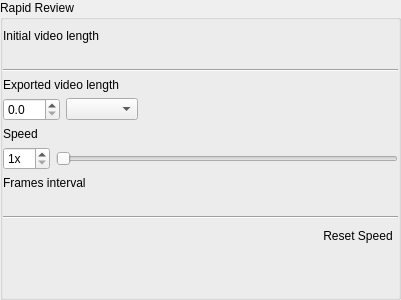
<?xml version="1.0" encoding="UTF-8"?>
<ui version="4.0">
 <class>RapidReviewSettingsWidget</class>
 <widget class="QWidget" name="RapidReviewSettingsWidget">
  <property name="geometry">
   <rect>
    <x>0</x>
    <y>0</y>
    <width>400</width>
    <height>300</height>
   </rect>
  </property>
  <layout class="QVBoxLayout" name="verticalLayout">
   <property name="leftMargin">
    <number>0</number>
   </property>
   <property name="topMargin">
    <number>0</number>
   </property>
   <property name="rightMargin">
    <number>0</number>
   </property>
   <property name="bottomMargin">
    <number>0</number>
   </property>
   <item>
    <widget class="QGroupBox" name="groupBox">
     <property name="title">
      <string>Rapid Review</string>
     </property>
     <property name="flat">
      <bool>true</bool>
     </property>
     <layout class="QVBoxLayout" name="verticalLayout_2">
      <property name="leftMargin">
       <number>0</number>
      </property>
      <property name="rightMargin">
       <number>0</number>
      </property>
      <item>
       <widget class="QLabel" name="initialLengthLabel">
        <property name="text">
         <string>Initial video length</string>
        </property>
       </widget>
      </item>
      <item>
       <widget class="QLabel" name="initialLengthText">
        <property name="text">
         <string notr="true"/>
        </property>
       </widget>
      </item>
      <item>
       <widget class="Line" name="line">
        <property name="orientation">
         <enum>Qt::Horizontal</enum>
        </property>
       </widget>
      </item>
      <item>
       <widget class="QStackedWidget" name="modeStackedWidget">
        <property name="currentIndex">
         <number>0</number>
        </property>
        <widget class="QWidget" name="mainPage">
         <layout class="QVBoxLayout" name="verticalLayout_3">
          <property name="leftMargin">
           <number>0</number>
          </property>
          <property name="topMargin">
           <number>0</number>
          </property>
          <property name="rightMargin">
           <number>0</number>
          </property>
          <property name="bottomMargin">
           <number>0</number>
          </property>
          <item>
           <widget class="QLabel" name="exportedLengthLabel">
            <property name="text">
             <string>Exported video length</string>
            </property>
            <property name="buddy">
             <cstring>resultLengthSpinBox</cstring>
            </property>
           </widget>
          </item>
          <item>
           <layout class="QHBoxLayout" name="horizontalLayout">
            <item>
             <widget class="QDoubleSpinBox" name="resultLengthSpinBox">
              <property name="decimals">
               <number>1</number>
              </property>
             </widget>
            </item>
            <item>
             <widget class="QComboBox" name="resultLengthUnitsComboBox"/>
            </item>
            <item>
             <spacer name="horizontalSpacer">
              <property name="orientation">
               <enum>Qt::Horizontal</enum>
              </property>
              <property name="sizeHint" stdset="0">
               <size>
                <width>40</width>
                <height>20</height>
               </size>
              </property>
             </spacer>
            </item>
           </layout>
          </item>
          <item>
           <widget class="QLabel" name="speedLabel">
            <property name="text">
             <string>Speed</string>
            </property>
            <property name="buddy">
             <cstring>speedSpinBox</cstring>
            </property>
           </widget>
          </item>
          <item>
           <layout class="QHBoxLayout" name="horizontalLayout_2">
            <item>
             <widget class="QSpinBox" name="speedSpinBox">
              <property name="suffix">
               <string notr="true">x</string>
              </property>
              <property name="minimum">
               <number>1</number>
              </property>
             </widget>
            </item>
            <item>
             <widget class="QSlider" name="speedSlider">
              <property name="orientation">
               <enum>Qt::Horizontal</enum>
              </property>
             </widget>
            </item>
           </layout>
          </item>
          <item>
           <widget class="QLabel" name="framesIntervalLabel">
            <property name="text">
             <string>Frames interval</string>
            </property>
           </widget>
          </item>
          <item>
           <widget class="QLabel" name="framesIntervalText">
            <property name="text">
             <string notr="true"/>
            </property>
           </widget>
          </item>
          <item>
           <widget class="Line" name="line_2">
            <property name="orientation">
             <enum>Qt::Horizontal</enum>
            </property>
           </widget>
          </item>
          <item>
           <layout class="QHBoxLayout" name="horizontalLayout_3">
            <item>
             <spacer name="horizontalSpacer_4">
              <property name="orientation">
               <enum>Qt::Horizontal</enum>
              </property>
              <property name="sizeHint" stdset="0">
               <size>
                <width>40</width>
                <height>20</height>
               </size>
              </property>
             </spacer>
            </item>
            <item>
             <widget class="QPushButton" name="deleteButton">
              <property name="focusPolicy">
               <enum>Qt::NoFocus</enum>
              </property>
              <property name="text">
               <string>Reset Speed</string>
              </property>
              <property name="flat">
               <bool>true</bool>
              </property>
             </widget>
            </item>
           </layout>
          </item>
         </layout>
        </widget>
        <widget class="QWidget" name="specialPage">
         <layout class="QVBoxLayout" name="verticalLayout_4">
          <property name="leftMargin">
           <number>0</number>
          </property>
          <property name="topMargin">
           <number>0</number>
          </property>
          <property name="rightMargin">
           <number>0</number>
          </property>
          <property name="bottomMargin">
           <number>0</number>
          </property>
          <item>
           <widget class="QLabel" name="speedLabel_2">
            <property name="minimumSize">
             <size>
              <width>48</width>
              <height>0</height>
             </size>
            </property>
            <property name="text">
             <string>Speed</string>
            </property>
            <property name="buddy">
             <cstring>speedSpinBox</cstring>
            </property>
           </widget>
          </item>
          <item>
           <widget class="QSpinBox" name="spinBox">
            <property name="sizePolicy">
             <sizepolicy hsizetype="Fixed" vsizetype="Fixed">
              <horstretch>0</horstretch>
              <verstretch>0</verstretch>
             </sizepolicy>
            </property>
            <property name="readOnly">
             <bool>true</bool>
            </property>
            <property name="buttonSymbols">
             <enum>QAbstractSpinBox::NoButtons</enum>
            </property>
            <property name="suffix">
             <string notr="true">x</string>
            </property>
            <property name="minimum">
             <number>1</number>
            </property>
            <property name="maximum">
             <number>1</number>
            </property>
            <property name="value">
             <number>1</number>
            </property>
           </widget>
          </item>
          <item>
           <widget class="QLabel" name="tooShortPeriodWarningLabel">
            <property name="text">
             <string notr="true">&lt;For exporting as Rapid Review video length should be at least 10 seconds.&gt;</string>
            </property>
            <property name="wordWrap">
             <bool>true</bool>
            </property>
           </widget>
          </item>
          <item>
           <spacer name="verticalSpacer_2">
            <property name="orientation">
             <enum>Qt::Vertical</enum>
            </property>
            <property name="sizeHint" stdset="0">
             <size>
              <width>395</width>
              <height>62</height>
             </size>
            </property>
           </spacer>
          </item>
         </layout>
        </widget>
       </widget>
      </item>
      <item>
       <spacer name="verticalSpacer">
        <property name="orientation">
         <enum>Qt::Vertical</enum>
        </property>
        <property name="sizeHint" stdset="0">
         <size>
          <width>20</width>
          <height>138</height>
         </size>
        </property>
       </spacer>
      </item>
     </layout>
    </widget>
   </item>
  </layout>
 </widget>
 <resources/>
 <connections/>
</ui>
